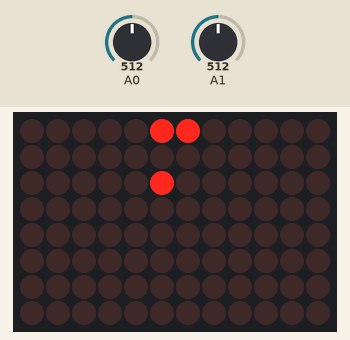
A sketch run on a simulated Arduino Uno R4 WiFi. On the bench: 12×8 LED matrix. Inputs (shaded band) come from the test bench; at power-on: A1 = 512, A0 = 512. Random numbers use the default seed unless the sketch sets one.

Above: at 1.97 s.
2.0 s: A1 set to 308
4.0 s: A1 set to 289
At 4.23 s:
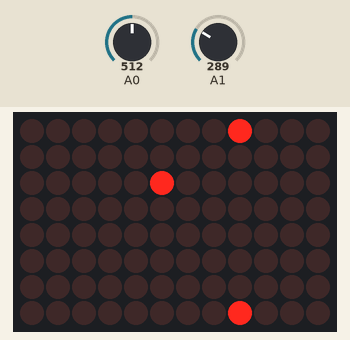
6.1 s: A0 set to 319
7.6 s: A0 set to 285
At 7.83 s:
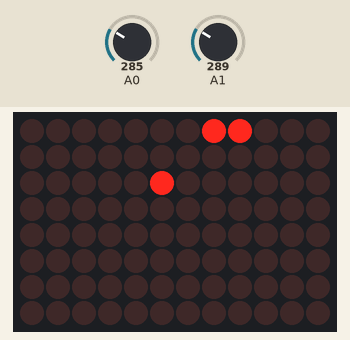
9.8 s: A0 set to 306
At 10.09 s:
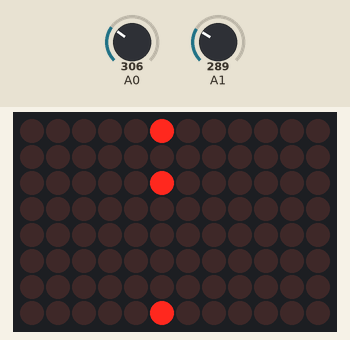
11.9 s: A0 set to 290
At 12.19 s:
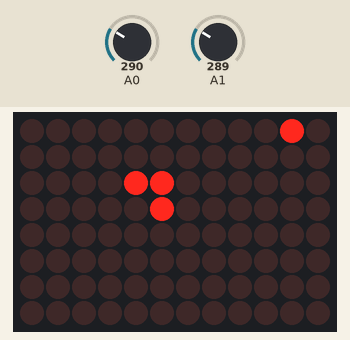

Measured:
- the behaviour switches between 301 and 300 on A1 (found by bisection; images 0 and 1)
- the behaviour switches between 301 and 300 on A0 (found by bisection; images 1 and 2)

The sketch:

snake_game.ino
```cpp
// Simple Snake Game for Arduino Uno R4 Wifi
// Author: Albert Landicho
// Website: eeplayground.com

#include "Arduino_LED_Matrix.h"

ArduinoLEDMatrix matrix;

void setup() {
  matrix.begin();
}

#define LEFT 0
#define RIGHT 1
#define UP 2
#define DOWN 3

// Global variables
byte frame[8][12];
byte dir = RIGHT;
byte snake_len = 2;
byte col_idx[96];
byte row_idx[96];
byte food_col = random(2,12);
byte food_row = random(1,8);
byte speed = 150;
byte food_hit = 1;
byte blank_frame[8][12];

int get_dir(){
  // Get values from ADC (joy stick)
  int x = analogRead(A0);
  int y = analogRead(A1);

  if((x >= 0) && (x<= 300) && dir != RIGHT){
    return LEFT;
  }
  else if( (x >=723) && (x <= 1023) && dir != LEFT){
    return RIGHT;
  }
  else if((y >= 0) && (y <= 300) && dir != DOWN){
    return UP;
  }
  else if((y >= 723) && (y <= 1023) && dir != UP){
    return DOWN;
  }
  else return dir;
}

void display_frame(){
  // Clear the frame first - Turn off all LEDs
  for(int i=0; i<8; i++){
    for(int j=0; j<12; j++){
      frame[i][j] = 0;
    }
  }

  // Turn on LEDs for snake
  for(int i=0; i<snake_len; i++){
    // Turn on LED for Body
    frame[row_idx[i]][col_idx[i]] = 1;
  }

  // Turn on LEDs for food
  frame[food_row][food_col] = 1;

  // Display frame value in the LED matrix
  matrix.renderBitmap(frame, 8, 12);
}

void game_over(){
  // Pause Snake movement and blink for 5 times
  for(int i=0; i<5; i++){
    // Display current frame (paused movement)
    matrix.renderBitmap(frame, 8, 12);
    delay(100);
    // Display blank frame (to make LEDs blink)
    matrix.renderBitmap(blank_frame, 8, 12);
    delay(100);
  }
  // Reset the length of snake
  snake_len = 2;
}

void chk_snake_body_hit(){
  for(int i=1; i<snake_len; i++){
    // Check if head hit the body
    if((row_idx[i] == row_idx[0]) && (col_idx[i] == col_idx[0])){
      game_over();
    }
  }
}

void chk_food_hit(){
  // Logic to detect food is hit
  if(col_idx[0] == food_col && row_idx[0] == food_row){
    // Increment snake length if food is hit
    snake_len = snake_len + 1;
    // Set food_hit to 1 to enable generation of new food coordinates
    food_hit = 1;
  }
}

void get_snake_position(){
  // Logic to Calculate the next frame
  // body
  for(int i=snake_len-1; i>0; i--){
    col_idx[i] = col_idx[i-1];
    row_idx[i] = row_idx[i-1];
  }
  // head
  if (dir == RIGHT) {
    // Wrap around to left
    if(col_idx[0] == 11){
      col_idx[0] = 0;
    }
    else {
      col_idx[0] = col_idx[0] + 1;
    }
  }
  if(dir == LEFT) {
    // Wrap around to right
    if(col_idx[0] == 0){
      col_idx[0] = 11;
    }
    else{
      col_idx[0] = col_idx[0] - 1;
    }
  }
  if (dir == DOWN) {
    // Wrap around to top
    if(row_idx[0] == 7){
      row_idx[0] = 0;
    }
    else{
      row_idx[0] = row_idx[0] + 1;
    }
  }
  if(dir == UP) {
    // Wrap around to bottom
    if(row_idx[0] == 0){
      row_idx[0] = 7;
    }
    else{
      row_idx[0] = row_idx[0] - 1;
    }
  }
}

void gen_food(){
 // Generate coordinates for food
  if(food_hit == 1){
    food_col = random(0,12);
    food_row = random(0,8);
    // Set food_hit to 0 so it will not randomize food coordinates unless hit
    food_hit = 0;
  }
}

void loop() {
  // Get the snake direction
  dir = get_dir();
  // Display food and snake in the LED Matrix
  display_frame();
  // Check if snake body is hit by its head
  chk_snake_body_hit();
  // Check if the food is hit
  chk_food_hit();
  // Get the snake positions for the next frame
  get_snake_position();
  // Generate random coordinates for food
  gen_food();
  // Speed of the animation/snake movement
  delay(speed);
}
```
